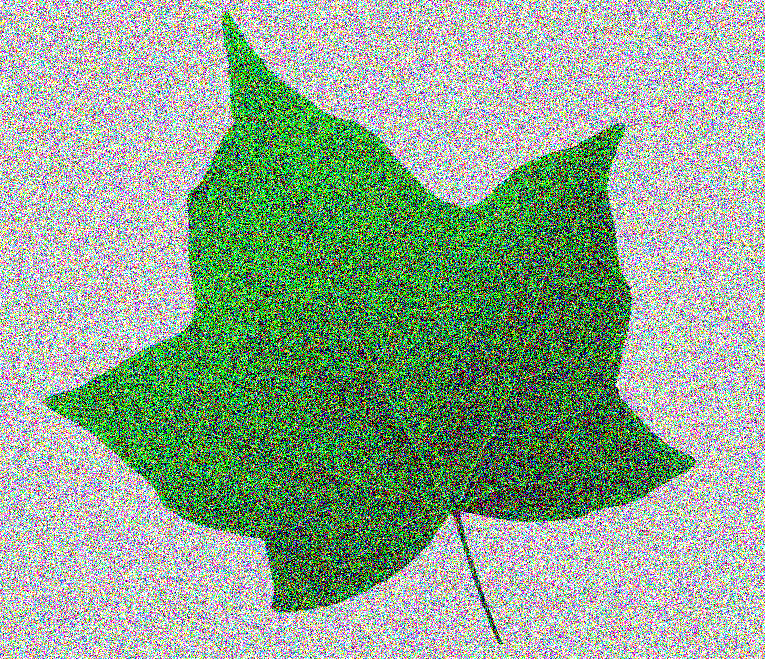
#> input picture assets/image/leaf-noise.png, 765 x 659 px
$ python main_image_histogram_color.py assets/image/leaf-noise.png
#> lines starting #> are read from the running program, lines starting #| are printed output that depends on the picture
### scripts/image_utils.py
import os
import pathlib

import cv2
import numpy as np
from matplotlib import pyplot as plt
from skimage import img_as_ubyte
from skimage.filters import (threshold_multiotsu, threshold_niblack, threshold_otsu, threshold_sauvola,
                             threshold_triangle, threshold_yen)


# [778 lines left out: functions feature_matching_bf, contours_hu_moments, contours_approximation, threshold_image_scikit_image, threshold_image_triangle_filter_noise, threshold_image_otsu_filter_noise and 7 more, not called in this run]


def histogram_image_color(image_path, export_dir=None):
#> called with image_path = 'assets/image/leaf-noise.png'
    def show_img_with_matplotlib(color_img, title, pos):
        img_RGB = color_img[:, :, ::-1]

        plt.subplot(2, 3, pos)
        plt.imshow(img_RGB)
        plt.title(title)
        plt.axis('off')

    def show_hist_with_matplotlib_rgb(hist, pos, color):
        plt.subplot(2, 3, pos)
        plt.xlabel("bins")
        plt.ylabel("number of pixels")
        plt.xlim([0, 256])

        for (h, c) in zip(hist, color):
            plt.plot(h, color=c)

    def hist_color_img(img):
        histr = []
        histr.append(cv2.calcHist([img], [0], None, [256], [0, 256]))
        histr.append(cv2.calcHist([img], [1], None, [256], [0, 256]))
        histr.append(cv2.calcHist([img], [2], None, [256], [0, 256]))
        return histr

    plt.figure(figsize=(15, 6))
    plt.suptitle("Color histograms", fontsize=14, fontweight='bold')

    image = cv2.imread(image_path)
#> image is the input picture: shape (659, 765, 3); mean B, G, R 143.7, 166.8, 143.8

    hist_color = hist_color_img(image)
#> hist_color = 3 items

    show_img_with_matplotlib(image, "image", 1)

    show_hist_with_matplotlib_rgb(hist_color, 4, ['b', 'g', 'r'])
#> the loop in show_hist_with_matplotlib_rgb, `for (h, c) in zip(hist, color):` made 3 passes
#> c on passes 1 to 3: 'b', 'g', 'r'

    # Add/Subtract 15 to every pixel on the image and calculate histogram:
    M = np.ones(image.shape, dtype="uint8") * 15
    added_image = cv2.add(image, M)
    hist_color_added_image = hist_color_img(added_image)
#> hist_color_added_image = 3 items

    subtracted_image = cv2.subtract(image, M)
    hist_color_subtracted_image = hist_color_img(subtracted_image)
#> hist_color_subtracted_image = 3 items

    show_img_with_matplotlib(added_image, "image lighter", 2)
    show_hist_with_matplotlib_rgb(hist_color_added_image, 5, ['b', 'g', 'r'])
#> the loop in show_hist_with_matplotlib_rgb (call 2), `for (h, c) in zip(hist, color):` made 3 passes
    show_img_with_matplotlib(subtracted_image, "image darker", 3)
    show_hist_with_matplotlib_rgb(hist_color_subtracted_image, 6, ['b', 'g', 'r'])

    plt.show()
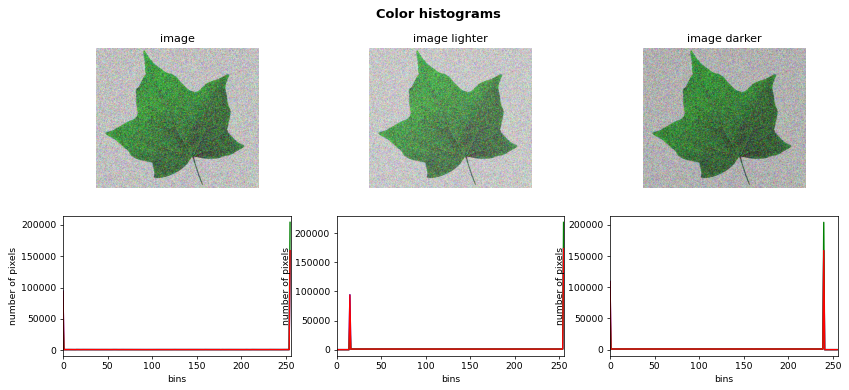
#> figure drawn by matplotlib, 6 panels; panel 2: curve peaks at x = 255, y = 158666; panel 2: curve peaks at x = 255, y = 204050; panel 2: curve peaks at x = 255, y = 158892; panel 4: curve peaks at x = 255, y = 173431

    if export_dir is not None:
        pathlib.Path(export_dir).mkdir(parents=True, exist_ok=True)

        cv2.imwrite(os.path.join(export_dir, 'image_lighter.jpg'), added_image)
        cv2.imwrite(os.path.join(export_dir, 'image_darker.jpg'), subtracted_image)


# [892 lines left out: functions histogram_image_gray_mask, histogram_image_gray_equalize, histogram_image_gray, analyze_image_kernel, analyze_image_skin_segment, analyze_image_morph and 5 more, not called in this run]

### main_image_histogram_color.py
import argparse

from scripts import image_utils

if __name__ == '__main__':
    parser = argparse.ArgumentParser()
    parser.add_argument("image_path", help="Path to the image file")
    parser.add_argument("--option", choices=['equalize', 'equalize_hsv'],
                        help="Extra option to show other type of histogram")
    parser.add_argument("--export-dir", help="Path to export the images")
    args = parser.parse_args()
    if args.option == 'equalize':
        image_utils.histogram_image_color_equalize(args.image_path, export_dir=args.export_dir)
    elif args.option == 'equalize_hsv':
        image_utils.histogram_image_color_equalize_hsv(args.image_path, export_dir=args.export_dir)
    else:
        image_utils.histogram_image_color(args.image_path, export_dir=args.export_dir)
